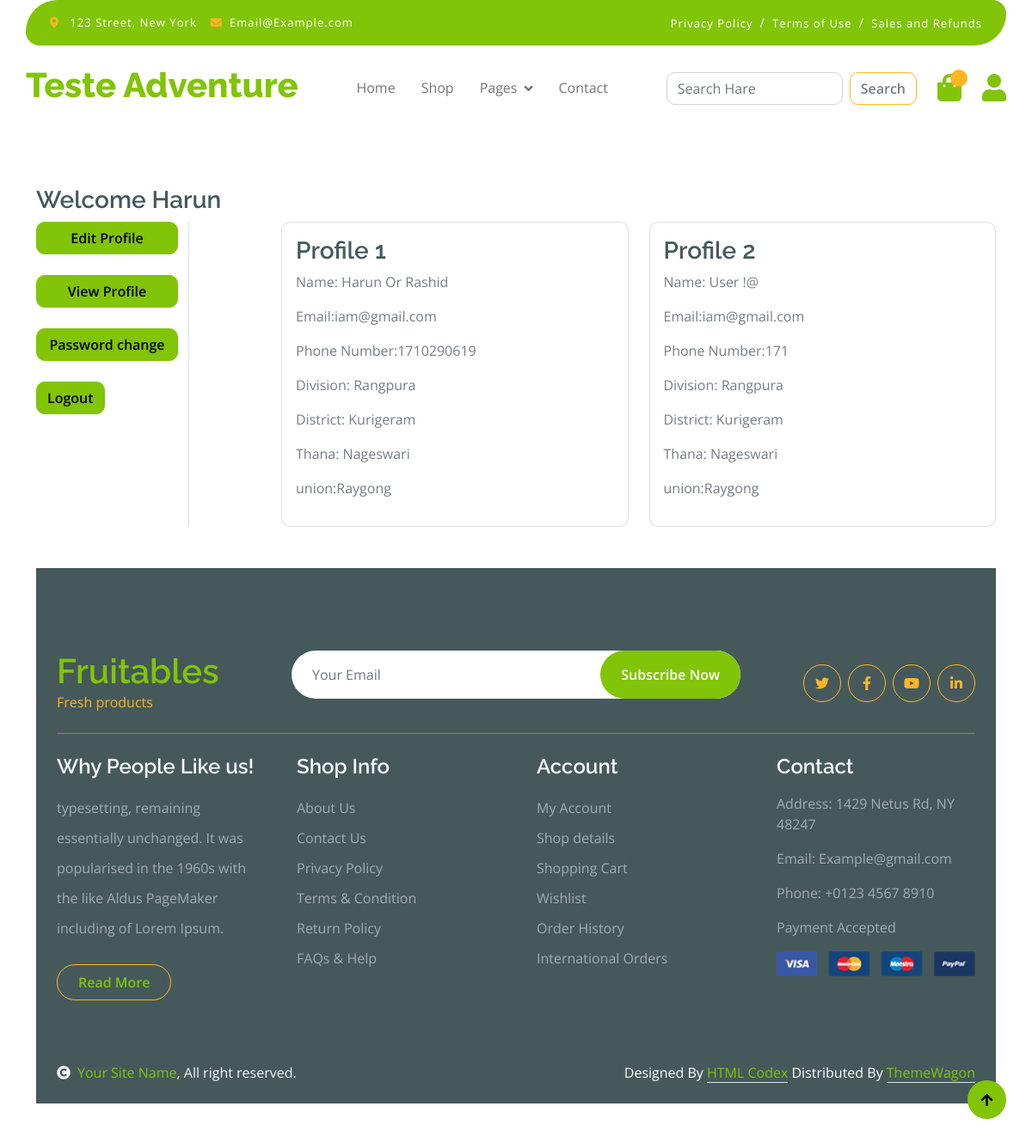
The page /address/ (signed in) on the database its author committed.
### Main/models.py (models this page shows, shortened)
class customers(models.Model):
    user=models.ForeignKey(User,on_delete=models.CASCADE)
    first_name=models.CharField( max_length=50)
    last_name=models.CharField(max_length=50)
    Contract_Number=models.IntegerField()
    email=models.EmailField( max_length=254)
    division=models.CharField(choices=DIVISIONS_CHOICES, max_length=50)
    district=models.CharField( max_length=50)
    thana=models.CharField( max_length=50)
    Union=models.CharField( max_length=50)

### Main/views.py (the view)
# urls.py: path('address/',views.address,name='address'),
def address(request):
    add=customers.objects.filter(user=request.user)
    return render(request,'address.html',{'add':add})

### Main/templates/address.html (shortened to what this page needs)
{% extends 'base.html' %}
{% load static %}
{% block content %}
<br> <br> <br> <br> <br> <br> <br>
<div class="container my-5">
    <div class="row">
        <h3>Welcome <span>{{request.user.username|capfirst}}</span></h3>
        <div class="col-sm-2 border-end">
            <ul class="list-unstyled">
                {% if request.user.is_authenticated %}
                <li class="d-grid"><a href="{% url "profile" %}" class="btn btn-primary">Edit Profile</a></li>
                <br>
                <li class="d-grid"><a href="{% url "address" %}" class="btn btn-primary">View Profile</a></li>
                <br>
                <li class="d-grid"><a href="{% url "passwordchange" %}" class="btn btn-primary">Password change</a></li>
                <br>
                <form action="{% url "logout" %}" method="post">
                    <li> <button type="submit" class="btn btn-primary">Logout</button> </li>
                </form>
                {% else %}
                <li class="d-grid"><a href="{% url "registration" %}" class="btn btn-primary">Sing-up</a></li>
                <br>
                <li class="d-grid"><a href="{% url "login" %}" class="btn btn-primary">Sing-in</a></li>
                {% endif %}
            </ul>
        </div>
        <div class="col-sm-9 offset-sm-1">
            <div class="row">
                {% for ad in add %}
                <div class="col-sm-6">
                    <div class="card">
                        <div class="card-body">
                            <h3>Profile {{forloop.counter}} </h3>
                            <p>Name: {{ad.first_name}} {{ad.last_name}}</p>
                            <p>Email:{{ad.email}}</p>
                            <p>Phone Number:{{ad.Contract_Number}}</p>
                            <p>Division: {{ad.division}}a</p>
                            <p>District: {{ad.district}}</p>
                            <p>Thana: {{ad.thana}}</p>
                            <p>union:{{ad.Union}}</p>
                        </div>
                    </div>
                </div>
                {% endfor %}
        </div>
    </div>
</div>
{% endblock content %}

### Main/templates/base.html (shortened to what this page needs)
<!DOCTYPE html>
<html lang="en">
{% load static %}
    <head>
        <link rel="stylesheet" href="https://use.fontawesome.com/releases/v5.15.4/css/all.css"/>
        <link href="https://cdn.jsdelivr.net/npm/bootstrap-icons@1.4.1/font/bootstrap-icons.css" rel="stylesheet">
        <link href="{% static "lib/lightbox/css/lightbox.min.css" %}" rel="stylesheet">
        <link href="{% static "lib/owlcarousel/assets/owl.carousel.min.css" %}" rel="stylesheet">
        <link href="{% static "css/bootstrap.min.css" %}" rel="stylesheet">
        <link href="{% static "css/rt.css" %}" rel="stylesheet">
        <link href="{% static "css/style.css" %}" rel="stylesheet">
        <link href="{% static "css/st.css" %}" rel="stylesheet">
    </head>
<body>
    <div class="container-fluid fixed-top">
        <div class="container topbar bg-primary d-none d-lg-block">
            <div class="d-flex justify-content-between">
                <div class="top-info ps-2">
                    <small class="me-3"><i class="fas fa-map-marker-alt me-2 text-secondary"></i> <a href="#" class="text-white">123 Street, New York</a></small>
                    <small class="me-3"><i class="fas fa-envelope me-2 text-secondary"></i><a href="#" class="text-white">Email@Example.com</a></small>
                </div>
                <div class="top-link pe-2">
                    <a href="#" class="text-white"><small class="text-white mx-2">Privacy Policy</small>/</a>
                    <a href="#" class="text-white"><small class="text-white mx-2">Terms of Use</small>/</a>
                    <a href="#" class="text-white"><small class="text-white ms-2">Sales and Refunds</small></a>
                </div>
            </div>
        </div>
        <div class="container px-0">
            <nav class="navbar navbar-light bg-white navbar-expand-xl">
                <a href="{% url "home" %}" class="navbar-brand"><h1 class="text-primary display-6">Teste Adventure</h1></a>
                <div class="collapse navbar-collapse bg-white" id="navbarCollapse">
                    <div class="navbar-nav mx-auto">
                        <a href="{% url "home" %}" class="nav-item nav-link ">Home</a>
                        <a href="{% url "shop" %}" class="nav-item nav-link">Shop</a>
                        <div class="nav-item dropdown">
                            <a href="#" class="nav-link dropdown-toggle" data-bs-toggle="dropdown">Pages</a>
                        </div>
                        <a href="{% url "contract" %}" class="nav-item nav-link">Contact</a>
                    </div>
                    <div class="d-flex m-3 me-0">
                      <form class='d-flex' action="{% url "search" %}" method="GET">
                        <input type="search" class='form-control me-2' name='quary' placeholder='Search Hare' aria-label='Search'>
                        <button type="submit" class='btn-search btn border border-secondary btn-md rounded bg-white me-4'>Search</button>
                      </form>
                        <a href="{% url 'cart' %}" class="position-relative me-4 my-auto">
                            <i class="fa fa-shopping-bag fa-2x"></i>
                            <span class="position-absolute bg-secondary rounded-circle d-flex align-items-center justify-content-center text-dark px-1" style="top: -5px; left: 15px; height: 20px; min-width: 20px;">{{total_item}}</span>
                        </a>
                        <a href="{% url "users" %}" class="my-auto">
                            <i class="fas fa-user fa-2x"></i>
                        </a>
                    </div>
                </div>
            </nav>
        </div>
    </div>
    {% block content %}
    {% endblock content %}
        <div class="container-fluid bg-dark text-white-50 footer pt-5 mt-5">
            <div class="container py-5">
                <div class="pb-4 mb-4" style="border-bottom: 1px solid rgba(226, 175, 24, 0.5) ;">
                    <div class="row g-4">
                        <div class="col-lg-3">
                            <a href="#">
                                <h1 class="text-primary mb-0">Fruitables</h1>
                                <p class="text-secondary mb-0">Fresh products</p>
                            </a>
                        </div>
                        <div class="col-lg-6">
                            <div class="position-relative mx-auto">
                                <input class="form-control border-0 w-100 py-3 px-4 rounded-pill" type="number" placeholder="Your Email">
                                <button type="submit" class="btn btn-primary border-0 border-secondary py-3 px-4 position-absolute rounded-pill text-white" style="top: 0; right: 0;">Subscribe Now</button>
                            </div>
                        </div>
                        <div class="col-lg-3">
                            <div class="d-flex justify-content-end pt-3">
                                <a class="btn  btn-outline-secondary me-2 btn-md-square rounded-circle" href=""><i class="fab fa-twitter"></i></a>
                                <a class="btn btn-outline-secondary me-2 btn-md-square rounded-circle" href=""><i class="fab fa-facebook-f"></i></a>
                                <a class="btn btn-outline-secondary me-2 btn-md-square rounded-circle" href=""><i class="fab fa-youtube"></i></a>
                                <a class="btn btn-outline-secondary btn-md-square rounded-circle" href=""><i class="fab fa-linkedin-in"></i></a>
                            </div>
                        </div>
                    </div>
                </div>
                <div class="row g-5">
                    <div class="col-lg-3 col-md-6">
                        <div class="footer-item">
                            <h4 class="text-light mb-3">Why People Like us!</h4>
                            <p class="mb-4">typesetting, remaining essentially unchanged. It was
                                popularised in the 1960s with the like Aldus PageMaker including of Lorem Ipsum.</p>
                            <a href="" class="btn border-secondary py-2 px-4 rounded-pill text-primary">Read More</a>
                        </div>
                    </div>
                    <div class="col-lg-3 col-md-6">
                        <div class="d-flex flex-column text-start footer-item">
                            <h4 class="text-light mb-3">Shop Info</h4>
                            <a class="btn-link" href="">About Us</a>
                            <a class="btn-link" href="{% url "contract" %}">Contact Us</a>
                            <a class="btn-link" href="">Privacy Policy</a>
                            <a class="btn-link" href="">Terms & Condition</a>
                            <a class="btn-link" href="">Return Policy</a>
                            <a class="btn-link" href="">FAQs & Help</a>
                        </div>
                    </div>
                    <div class="col-lg-3 col-md-6">
                        <div class="d-flex flex-column text-start footer-item">
                            <h4 class="text-light mb-3">Account</h4>
                            <a class="btn-link" href="">My Account</a>
                            <a class="btn-link" href="">Shop details</a>
                            <a class="btn-link" href="">Shopping Cart</a>
                            <a class="btn-link" href="">Wishlist</a>
                            <a class="btn-link" href="">Order History</a>
                            <a class="btn-link" href="">International Orders</a>
                        </div>
                    </div>
                    <div class="col-lg-3 col-md-6">
                        <div class="footer-item">
                            <h4 class="text-light mb-3">Contact</h4>
                            <p>Address: 1429 Netus Rd, NY 48247</p>
                            <p>Email: Example@gmail.com</p>
                            <p>Phone: +0123 4567 8910</p>
                            <p>Payment Accepted</p>
                            <img src="{% static "img/payment.png" %}" class="img-fluid" alt="">
                        </div>
                    </div>
                </div>
            </div>
        </div>
        <div class="container-fluid copyright bg-dark py-4">
            <div class="container">
                <div class="row">
                    <div class="col-md-6 text-center text-md-start mb-3 mb-md-0">
                        <span class="text-light"><a href="#"><i class="fas fa-copyright text-light me-2"></i>Your Site Name</a>, All right reserved.</span>
                    </div>
                    <div class="col-md-6 my-auto text-center text-md-end text-white">
                        Designed By <a class="border-bottom" href="https://htmlcodex.com">HTML Codex</a> Distributed By <a class="border-bottom" href="https://themewagon.com">ThemeWagon</a>
                    </div>
                </div>
            </div>
        </div>
        <a href="#" class="btn btn-primary border-3 border-primary rounded-circle back-to-top"><i class="fa fa-arrow-up"></i></a>
</body>
</html>

### Main/static/css/style.css (style rules this page uses)
.back-to-top { position: fixed; right: 30px; bottom: 30px; display: flex; width: 45px; height: 45px; align-items: center; justify-content: center; transition: 0.5s; z-index: 99; }
.btn { font-weight: 600; transition: .5s; }
.btn-md-square { width: 44px; height: 44px; }
.btn-square, .btn-sm-square, .btn-md-square, .btn-lg-square { padding: 0; display: flex; align-items: center; justify-content: center; font-weight: normal; }
.btn.border-secondary { transition: 0.5s; }
.fixed-top { transition: 0.5s; background: var(--bs-white); border: 0; }
.topbar { padding: 20px; border-radius: 230px 100px; }
.topbar .top-info { font-size: 15px; line-height: 0; letter-spacing: 1px; display: flex; align-items: center; }
.topbar .top-link { font-size: 15px; line-height: 0; letter-spacing: 1px; display: flex; align-items: center; }
.topbar .top-link a { letter-spacing: 1px; }
.navbar .navbar-nav .nav-link { padding: 10px 15px; font-size: 16px; transition: .5s; }
.navbar { height: 100px; border-bottom: 1px solid rgba(255, 255, 255, .1); }
.navbar .dropdown-toggle::after { border: none; content: "\f107"; font-family: "Font Awesome 5 Free"; font-weight: 700; vertical-align: middle; margin-left: 8px; }
.footer .footer-item .btn-link { line-height: 35px; color: rgba(255, 255, 255, .5); transition: 0.5s; }
.footer .footer-item p.mb-4 { line-height: 35px; }

### rows shown on the page
customers: first_name "Harun Or", last_name "Rashid", email "iam@gmail.com", Contract_Number "1710290619", division "Rangpur", district "Kurigeram", thana "Nageswari", Union "Raygong"
customers: first_name "User", last_name "!@", email "iam@gmail.com", Contract_Number "171", division "Rangpur", district "Kurigeram", thana "Nageswari", Union "Raygong"

### other values the page prints
{{ request.user.username|capfirst }} "Harun"
